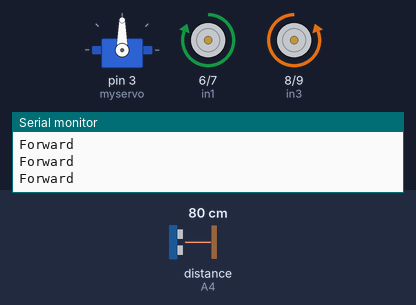
A sketch run on a simulated Arduino Uno, built with avr-gcc and run on an emulated ATmega328P. Shown: servo, motor-driver pin pairs drawn as motors (green arrow = first pin HIGH = forward, orange = second pin HIGH = backward, longer = more drive, scaled by the enable pin), the last lines printed to the serial monitor. Wiring (inferred from the names in the program): ultrasonic range finder: trigger A5; echo A4. Inputs (shaded band) come from the test bench; at power-on: distance to the obstacle (sensor on A4) 80 cm. The echo pulse lasts 58.3 µs per cm.

Above: at 1.2 s.
1.3 s: distance to the obstacle (sensor on A4) set to 24 cm
2.8 s: distance to the obstacle (sensor on A4) set to 19 cm
At 4.2 s:
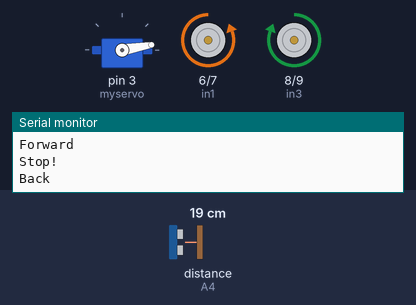
5.8 s: distance to the obstacle (sensor on A4) set to 35 cm
At 6.75 s:
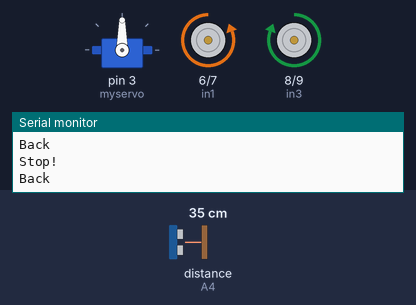
8.3 s: distance to the obstacle (sensor on A4) set to 2 cm
At 8.78 s:
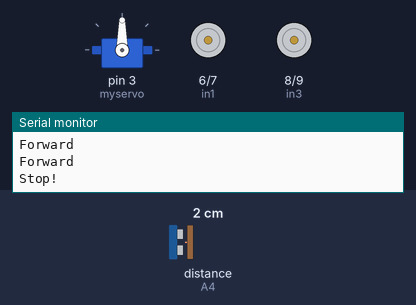
Timing chart, 0 to 12.3 s (numbered marks = the images above; inputs shaded):
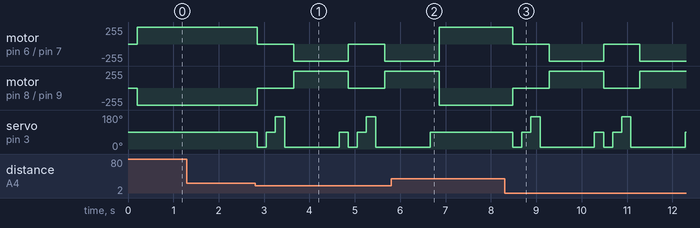

The sketch:

basicavoidance.ino
```cpp
//www.elegoo.com
//2016.09.23
/*
Use "myservo.write (angle)" to command the micron servo
to the angle degree which has a range from 10 to 180.
If it exceeds the range, the micro servo won’t recognize
this angle and will keep rotating.
*/
#include <Servo.h> //servo library
Servo myservo; // create servo object to control servo
int FORWARD = 90;
int LEFT = 170;
int RIGHT = 10;
int SERVO_DELAY =  200;
int TURN_DELAY_90 = 130;
int Echo = A4;
int Trig = A5;
int in1 = 6;
int in2 = 7;
int in3 = 8;
int in4 = 9;
int ENA = 5;
int ENB = 11;
int ABS = 150;
int rightDistance = 0,leftDistance = 0,middleDistance = 0 ;

void _lookRight()
{
  //delay(SERVO_DELAY);
  myservo.write(RIGHT);
  delay(SERVO_DELAY);
}

void _lookForward()
{
  //delay(SERVO_DELAY);
  myservo.write(FORWARD);
  delay(SERVO_DELAY);
}

void _lookLeft()
{
  //delay(SERVO_DELAY);
  myservo.write(LEFT);
  delay(SERVO_DELAY);
}

void _mForward()
{
  digitalWrite(ENA,HIGH);
  digitalWrite(ENB,HIGH);
  digitalWrite(in1,HIGH);//digital output
  digitalWrite(in2,LOW);
  digitalWrite(in3,LOW);
  digitalWrite(in4,HIGH);
  Serial.println("Forward");
}

void _mBack()
{
  digitalWrite(ENA,HIGH);
  digitalWrite(ENB,HIGH);
  digitalWrite(in1,LOW);
  digitalWrite(in2,HIGH);
  digitalWrite(in3,HIGH);
  digitalWrite(in4,LOW);
  Serial.println("Back");
}

void _mleft()
{
  digitalWrite(ENA,HIGH);
  digitalWrite(ENB,HIGH);
  digitalWrite(in1,HIGH);
  digitalWrite(in2,LOW);
  digitalWrite(in3,HIGH);
  digitalWrite(in4,LOW);
  Serial.println("Left");
}

void _mright()
{
  digitalWrite(ENA,HIGH);
  digitalWrite(ENB,HIGH);
  digitalWrite(in1,LOW);
  digitalWrite(in2,HIGH);
  digitalWrite(in3,LOW);
  digitalWrite(in4,HIGH);
  Serial.println("Right");
}
void _mStop()
{
  digitalWrite(ENA,LOW);
  digitalWrite(ENB,LOW);
  Serial.println("Stop!");
}
 /*Ultrasonic distance measurement Sub function*/
int Distance_test()
{
  digitalWrite(Trig, LOW);
  delayMicroseconds(2);
  digitalWrite(Trig, HIGH);
  delayMicroseconds(20);
  digitalWrite(Trig, LOW);
  float Fdistance = pulseIn(Echo, HIGH);
  Fdistance= Fdistance/58;
  return (int)Fdistance;
}

void setup()
{
  myservo.attach(3);// attach servo on pin 3 to servo object
  Serial.begin(9600);
  pinMode(Echo, INPUT);
  pinMode(Trig, OUTPUT);
  pinMode(in1,OUTPUT);
  pinMode(in2,OUTPUT);
  pinMode(in3,OUTPUT);
  pinMode(in4,OUTPUT);
  pinMode(ENA,OUTPUT);
  pinMode(ENB,OUTPUT);
  _mStop();
}

void loop()
{
    _lookForward();
    middleDistance = Distance_test();
    #ifdef send
    Serial.print("middleDistance=");
    Serial.println(middleDistance);
    #endif

    if(middleDistance<=20)
    {
      _mStop();
      _lookRight();
      rightDistance = Distance_test();

      #ifdef send
      Serial.print("rightDistance=");
      Serial.println(rightDistance);
      #endif

      _lookForward();
      _lookLeft();
      leftDistance = Distance_test();

      #ifdef send
      Serial.print("leftDistance=");
      Serial.println(leftDistance);
      #endif

      _lookRight();
      if(rightDistance>leftDistance)
      {
        _mright();
        delay(TURN_DELAY_90);
       }
       else if(rightDistance<leftDistance)
       {
        _mleft();
        delay(TURN_DELAY_90);
       }
       else if((rightDistance<=20)||(leftDistance<=20))
       {
        _mBack();
        delay(1000);
       }
       else
       {
        _mForward();
       }
    }
    else
        _mForward();
}
```

Measured:
- the behaviour switches between 22 and 21 cm on distance to the obstacle (sensor on A4) (found by bisection; images 0 and 1)
- after the input at 2.8 s, motor on pin 6 (in1) / pin 7 (in2): alternates backward 255/255 for 1.2 s and stopped for 0.80 s, starting after 0.05 s; motor on pin 8 (in3) / pin 9 (in4): alternates forward 255/255 for 1.2 s and stopped for 0.80 s, starting after 0.05 s
- after the input at 5.8 s, servo on pin 3 (myservo): goes on until 6.7 s, then stays 90°
- after the input at 8.3 s, motor on pin 6 (in1) / pin 7 (in2): alternates backward 255/255 for 1.2 s and stopped for 0.80 s, starting after 0.18 s; motor on pin 8 (in3) / pin 9 (in4): alternates forward 255/255 for 1.2 s and stopped for 0.80 s, starting after 0.18 s
